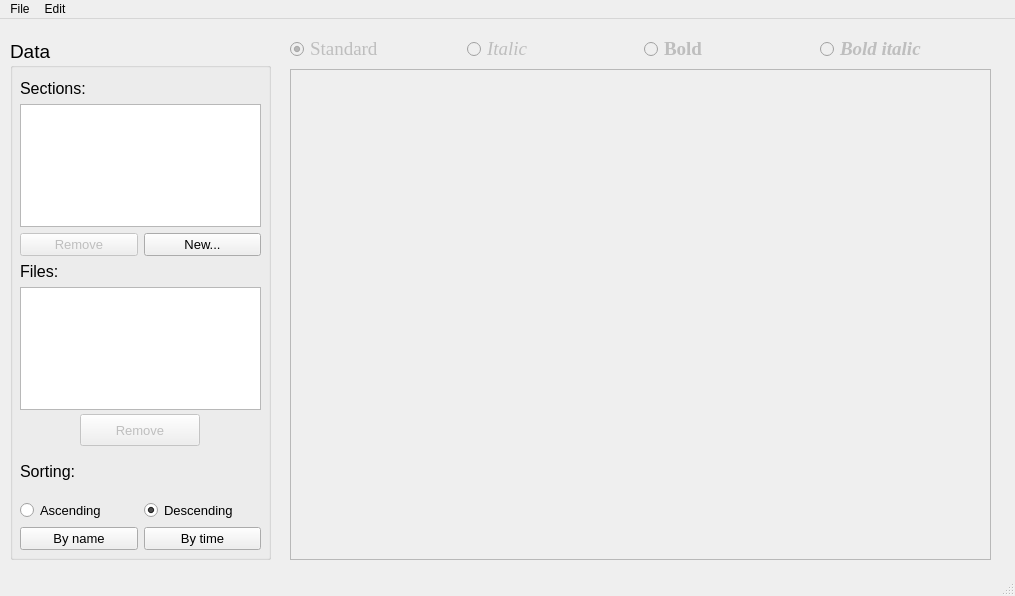
<?xml version="1.0" encoding="UTF-8"?>
<ui version="4.0">
 <class>MainWindow</class>
 <widget class="QMainWindow" name="MainWindow">
  <property name="geometry">
   <rect>
    <x>0</x>
    <y>0</y>
    <width>1015</width>
    <height>596</height>
   </rect>
  </property>
  <property name="windowTitle">
   <string>MainWindow</string>
  </property>
  <widget class="QWidget" name="centralwidget">
   <widget class="QWidget" name="verticalLayoutWidget">
    <property name="geometry">
     <rect>
      <x>290</x>
      <y>50</y>
      <width>701</width>
      <height>491</height>
     </rect>
    </property>
    <layout class="QVBoxLayout" name="verticalLayout">
     <item>
      <widget class="QTextEdit" name="textEdit">
       <property name="enabled">
        <bool>false</bool>
       </property>
      </widget>
     </item>
    </layout>
   </widget>
   <widget class="QWidget" name="horizontalLayoutWidget">
    <property name="geometry">
     <rect>
      <x>290</x>
      <y>10</y>
      <width>701</width>
      <height>41</height>
     </rect>
    </property>
    <layout class="QHBoxLayout" name="rbs">
     <item>
      <widget class="QRadioButton" name="standard">
       <property name="enabled">
        <bool>false</bool>
       </property>
       <property name="font">
        <font>
         <family>Times New Roman</family>
         <pointsize>14</pointsize>
        </font>
       </property>
       <property name="text">
        <string>Standard</string>
       </property>
       <property name="checked">
        <bool>true</bool>
       </property>
      </widget>
     </item>
     <item>
      <widget class="QRadioButton" name="italic">
       <property name="enabled">
        <bool>false</bool>
       </property>
       <property name="font">
        <font>
         <family>Times New Roman</family>
         <pointsize>14</pointsize>
         <italic>true</italic>
        </font>
       </property>
       <property name="text">
        <string>Italic</string>
       </property>
      </widget>
     </item>
     <item>
      <widget class="QRadioButton" name="bold">
       <property name="enabled">
        <bool>false</bool>
       </property>
       <property name="font">
        <font>
         <family>Times New Roman</family>
         <pointsize>14</pointsize>
         <weight>75</weight>
         <bold>true</bold>
        </font>
       </property>
       <property name="text">
        <string>Bold</string>
       </property>
      </widget>
     </item>
     <item>
      <widget class="QRadioButton" name="boldItalic">
       <property name="enabled">
        <bool>false</bool>
       </property>
       <property name="font">
        <font>
         <family>Times New Roman</family>
         <pointsize>14</pointsize>
         <weight>75</weight>
         <italic>true</italic>
         <bold>true</bold>
        </font>
       </property>
       <property name="text">
        <string>Bold italic</string>
       </property>
      </widget>
     </item>
    </layout>
   </widget>
   <widget class="QGroupBox" name="groupBox">
    <property name="geometry">
     <rect>
      <x>10</x>
      <y>20</y>
      <width>261</width>
      <height>521</height>
     </rect>
    </property>
    <property name="font">
     <font>
      <family>Arial</family>
      <pointsize>14</pointsize>
     </font>
    </property>
    <property name="title">
     <string>Data</string>
    </property>
    <widget class="QWidget" name="verticalLayoutWidget_2">
     <property name="geometry">
      <rect>
       <x>10</x>
       <y>40</y>
       <width>241</width>
       <height>331</height>
      </rect>
     </property>
     <layout class="QVBoxLayout" name="verticalLayout_2">
      <item>
       <widget class="QLabel" name="label">
        <property name="font">
         <font>
          <family>Arial</family>
          <pointsize>12</pointsize>
         </font>
        </property>
        <property name="text">
         <string>Sections:</string>
        </property>
       </widget>
      </item>
      <item>
       <widget class="QListWidget" name="listSections"/>
      </item>
      <item>
       <layout class="QHBoxLayout" name="horizontalLayout_2">
        <item>
         <widget class="QPushButton" name="btnRemoveSect">
          <property name="enabled">
           <bool>false</bool>
          </property>
          <property name="font">
           <font>
            <family>Arial</family>
            <pointsize>10</pointsize>
           </font>
          </property>
          <property name="text">
           <string>Remove</string>
          </property>
         </widget>
        </item>
        <item>
         <widget class="QPushButton" name="btnNewSect">
          <property name="font">
           <font>
            <family>Arial</family>
            <pointsize>10</pointsize>
           </font>
          </property>
          <property name="text">
           <string>New...</string>
          </property>
         </widget>
        </item>
       </layout>
      </item>
      <item>
       <widget class="QLabel" name="label_2">
        <property name="font">
         <font>
          <family>Arial</family>
          <pointsize>12</pointsize>
         </font>
        </property>
        <property name="text">
         <string>Files:</string>
        </property>
       </widget>
      </item>
      <item>
       <widget class="QListWidget" name="listFiles"/>
      </item>
     </layout>
     <zorder>label</zorder>
     <zorder>label_2</zorder>
     <zorder>listFiles</zorder>
     <zorder>listSections</zorder>
    </widget>
    <widget class="QWidget" name="gridLayoutWidget">
     <property name="geometry">
      <rect>
       <x>10</x>
       <y>410</y>
       <width>241</width>
       <height>101</height>
      </rect>
     </property>
     <layout class="QGridLayout" name="gridLayout">
      <item row="1" column="1">
       <widget class="QRadioButton" name="rbDescending">
        <property name="font">
         <font>
          <family>Arial</family>
          <pointsize>10</pointsize>
         </font>
        </property>
        <property name="text">
         <string>Descending</string>
        </property>
        <property name="checked">
         <bool>true</bool>
        </property>
       </widget>
      </item>
      <item row="2" column="1">
       <widget class="QPushButton" name="btnSortByTime">
        <property name="enabled">
         <bool>true</bool>
        </property>
        <property name="font">
         <font>
          <family>Arial</family>
          <pointsize>10</pointsize>
         </font>
        </property>
        <property name="text">
         <string>By time</string>
        </property>
       </widget>
      </item>
      <item row="0" column="0">
       <widget class="QLabel" name="label_3">
        <property name="font">
         <font>
          <family>Arial</family>
          <pointsize>12</pointsize>
         </font>
        </property>
        <property name="text">
         <string>Sorting:</string>
        </property>
       </widget>
      </item>
      <item row="2" column="0">
       <widget class="QPushButton" name="btnSortByName">
        <property name="font">
         <font>
          <family>Arial</family>
          <pointsize>10</pointsize>
         </font>
        </property>
        <property name="text">
         <string>By name</string>
        </property>
       </widget>
      </item>
      <item row="1" column="0">
       <widget class="QRadioButton" name="rbAscending">
        <property name="font">
         <font>
          <family>Arial</family>
          <pointsize>10</pointsize>
         </font>
        </property>
        <property name="text">
         <string>Ascending</string>
        </property>
       </widget>
      </item>
     </layout>
    </widget>
    <widget class="QPushButton" name="btnRemoveText">
     <property name="enabled">
      <bool>false</bool>
     </property>
     <property name="geometry">
      <rect>
       <x>70</x>
       <y>375</y>
       <width>120</width>
       <height>32</height>
      </rect>
     </property>
     <property name="font">
      <font>
       <family>Arial</family>
       <pointsize>10</pointsize>
      </font>
     </property>
     <property name="text">
      <string>Remove</string>
     </property>
    </widget>
   </widget>
   <zorder>groupBox</zorder>
   <zorder>verticalLayoutWidget</zorder>
   <zorder>horizontalLayoutWidget</zorder>
  </widget>
  <widget class="QMenuBar" name="menubar">
   <property name="geometry">
    <rect>
     <x>0</x>
     <y>0</y>
     <width>1015</width>
     <height>26</height>
    </rect>
   </property>
   <widget class="QMenu" name="menuNotepad">
    <property name="title">
     <string>File</string>
    </property>
    <addaction name="actionNew"/>
    <addaction name="actionOpen"/>
    <addaction name="actionSave_as"/>
    <addaction name="actionPrint"/>
    <addaction name="actionExit"/>
   </widget>
   <widget class="QMenu" name="menuEdit">
    <property name="title">
     <string>Edit</string>
    </property>
    <addaction name="actionCopy"/>
    <addaction name="actionPaste"/>
    <addaction name="actionCut"/>
    <addaction name="actionUndo"/>
    <addaction name="actionRedo"/>
   </widget>
   <addaction name="menuNotepad"/>
   <addaction name="menuEdit"/>
  </widget>
  <widget class="QStatusBar" name="statusbar"/>
  <action name="actionNew">
   <property name="icon">
    <iconset>
     <normalon>:/imgs/New.bmp</normalon>
    </iconset>
   </property>
   <property name="text">
    <string>New</string>
   </property>
   <property name="shortcut">
    <string>Ctrl+N</string>
   </property>
  </action>
  <action name="actionOpen">
   <property name="icon">
    <iconset resource="Resources.qrc">
     <normaloff>:/imgs/Open.bmp</normaloff>:/imgs/Open.bmp</iconset>
   </property>
   <property name="text">
    <string>Open</string>
   </property>
   <property name="shortcut">
    <string>Ctrl+O</string>
   </property>
  </action>
  <action name="actionSave_as">
   <property name="icon">
    <iconset>
     <normalon>:/imgs/Save.bmp</normalon>
    </iconset>
   </property>
   <property name="text">
    <string>Save as</string>
   </property>
   <property name="shortcut">
    <string>Ctrl+S</string>
   </property>
  </action>
  <action name="actionPrint">
   <property name="text">
    <string>Print</string>
   </property>
   <property name="shortcut">
    <string>Ctrl+P</string>
   </property>
  </action>
  <action name="actionExit">
   <property name="text">
    <string>Exit</string>
   </property>
   <property name="shortcut">
    <string>Ctrl+Q</string>
   </property>
  </action>
  <action name="actionCopy">
   <property name="text">
    <string>Copy</string>
   </property>
  </action>
  <action name="actionPaste">
   <property name="text">
    <string>Paste</string>
   </property>
  </action>
  <action name="actionCut">
   <property name="text">
    <string>Cut</string>
   </property>
  </action>
  <action name="actionUndo">
   <property name="text">
    <string>Undo</string>
   </property>
  </action>
  <action name="actionRedo">
   <property name="text">
    <string>Redo</string>
   </property>
  </action>
 </widget>
 <resources>
  <include location="Resources.qrc"/>
 </resources>
 <connections/>
</ui>
